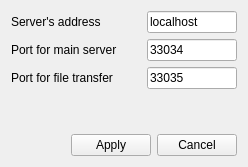
<?xml version="1.0" encoding="UTF-8"?>
<ui version="4.0">
 <class>NetworkCfg</class>
 <widget class="QWidget" name="NetworkCfg">
  <property name="windowModality">
   <enum>Qt::ApplicationModal</enum>
  </property>
  <property name="geometry">
   <rect>
    <x>0</x>
    <y>0</y>
    <width>248</width>
    <height>167</height>
   </rect>
  </property>
  <property name="windowTitle">
   <string>Settings</string>
  </property>
  <layout class="QVBoxLayout" name="verticalLayout_2">
   <item>
    <layout class="QVBoxLayout" name="verticalLayout">
     <item>
      <layout class="QHBoxLayout" name="horizontalLayout_2">
       <item>
        <widget class="QLabel" name="label">
         <property name="minimumSize">
          <size>
           <width>130</width>
           <height>0</height>
          </size>
         </property>
         <property name="text">
          <string>Server's address</string>
         </property>
        </widget>
       </item>
       <item>
        <widget class="QLineEdit" name="IPEdit">
         <property name="text">
          <string>localhost</string>
         </property>
        </widget>
       </item>
      </layout>
     </item>
     <item>
      <layout class="QHBoxLayout" name="horizontalLayout_3">
       <item>
        <widget class="QLabel" name="label_2">
         <property name="minimumSize">
          <size>
           <width>130</width>
           <height>0</height>
          </size>
         </property>
         <property name="text">
          <string>Port for main server</string>
         </property>
        </widget>
       </item>
       <item>
        <widget class="QLineEdit" name="mainPortEdit">
         <property name="text">
          <string>33034</string>
         </property>
        </widget>
       </item>
      </layout>
     </item>
     <item>
      <layout class="QHBoxLayout" name="horizontalLayout_4">
       <item>
        <widget class="QLabel" name="label_3">
         <property name="minimumSize">
          <size>
           <width>130</width>
           <height>0</height>
          </size>
         </property>
         <property name="text">
          <string>Port for file transfer</string>
         </property>
        </widget>
       </item>
       <item>
        <widget class="QLineEdit" name="filesPortEdit">
         <property name="text">
          <string>33035</string>
         </property>
        </widget>
       </item>
      </layout>
     </item>
     <item>
      <spacer name="verticalSpacer">
       <property name="orientation">
        <enum>Qt::Vertical</enum>
       </property>
       <property name="sizeHint" stdset="0">
        <size>
         <width>20</width>
         <height>40</height>
        </size>
       </property>
      </spacer>
     </item>
     <item>
      <layout class="QHBoxLayout" name="horizontalLayout">
       <item>
        <spacer name="horizontalSpacer">
         <property name="orientation">
          <enum>Qt::Horizontal</enum>
         </property>
         <property name="sizeHint" stdset="0">
          <size>
           <width>40</width>
           <height>20</height>
          </size>
         </property>
        </spacer>
       </item>
       <item>
        <widget class="QPushButton" name="applyButton">
         <property name="text">
          <string>Apply</string>
         </property>
        </widget>
       </item>
       <item>
        <widget class="QPushButton" name="cancelButton">
         <property name="text">
          <string>Cancel</string>
         </property>
        </widget>
       </item>
      </layout>
     </item>
    </layout>
   </item>
  </layout>
 </widget>
 <resources/>
 <connections/>
</ui>
